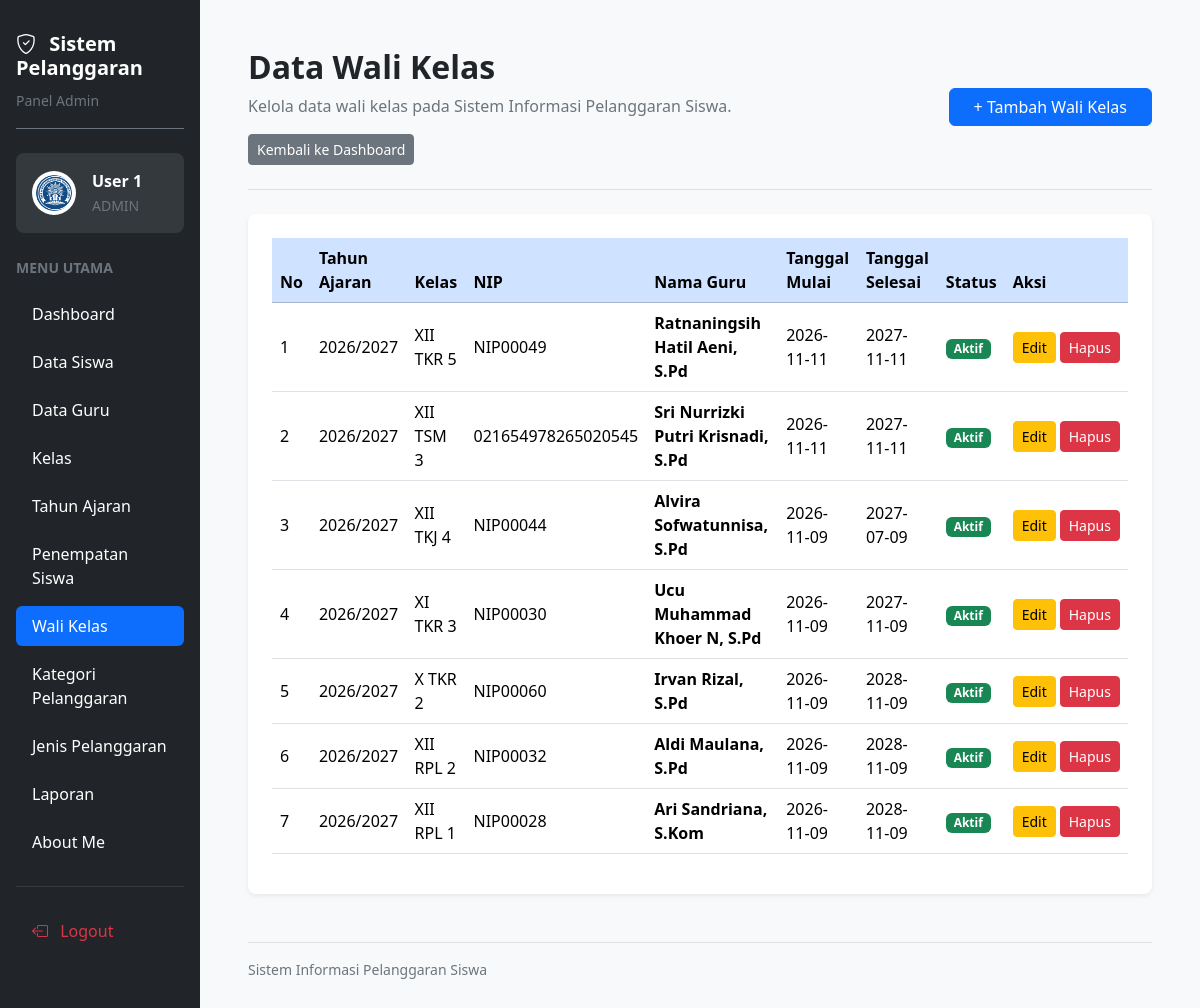
The page /wali_kelas.php (signed in) on the database its author committed.
### tables this page shows
CREATE TABLE `t_wali_kelas` (
  `id` int(11) NOT NULL,
  `tahun_ajaran_id` int(11) NOT NULL,
  `kelas_id` int(11) NOT NULL,
  `guru_id` int(11) NOT NULL,
  `tanggal_mulai` date NOT NULL,
  `tanggal_selesai` date NOT NULL,
  `status_aktif` tinyint(1) NOT NULL,
  `created_at` timestamp NULL DEFAULT current_timestamp(),
  `updated_at` timestamp NULL DEFAULT current_timestamp()
);

CREATE TABLE `t_tahun_ajaran` (
  `id` int(11) NOT NULL,
  `nama` varchar(20) NOT NULL,
  `tanggal_mulai` date NOT NULL,
  `tanggal_selesai` date NOT NULL,
  `status_aktif` tinyint(1) NOT NULL,
  `created_at` timestamp NOT NULL DEFAULT current_timestamp(),
  `updated_at` timestamp NOT NULL DEFAULT current_timestamp()
);

CREATE TABLE `t_kelas` (
  `id` int(11) NOT NULL,
  `nama` varchar(100) NOT NULL,
  `tingkat` varchar(20) NOT NULL,
  `jurusan` varchar(100) NOT NULL,
  `status_aktif` tinyint(1) NOT NULL,
  `created_at` timestamp NULL DEFAULT current_timestamp(),
  `updated_at` timestamp NULL DEFAULT current_timestamp()
);

CREATE TABLE `t_guru` (
  `id` int(11) NOT NULL,
  `nip` varchar(30) NOT NULL,
  `nama` varchar(150) NOT NULL,
  `email` varchar(150) NOT NULL,
  `status_aktif` tinyint(1) NOT NULL,
  `user_id` int(11) NOT NULL,
  `created_at` timestamp NULL DEFAULT current_timestamp(),
  `updated_at` timestamp NULL DEFAULT current_timestamp()
);

### wali_kelas.php (the view, shortened to what this page needs)
<?php
require_once __DIR__ . "/config/koneksi.php";
function aman($nilai) {
    return htmlspecialchars((string)($nilai ?? ''), ENT_QUOTES, 'UTF-8');
}
$data = mysqli_query($koneksi, "
    SELECT
        wk.id,
        ta.nama AS tahun_ajaran,
        k.nama AS nama_kelas,
        g.nip,
        g.nama AS nama_guru,
        wk.tanggal_mulai,
        wk.tanggal_selesai,
        wk.status_aktif
    FROM t_wali_kelas wk
    LEFT JOIN t_tahun_ajaran ta ON wk.tahun_ajaran_id = ta.id
    LEFT JOIN t_kelas k ON wk.kelas_id = k.id
    LEFT JOIN t_guru g ON wk.guru_id = g.id
    ORDER BY wk.id DESC
");
?>
<!DOCTYPE html>
<html lang="id">
<head>
    <link href="https://cdn.jsdelivr.net/npm/bootstrap@5.3.3/dist/css/bootstrap.min.css" rel="stylesheet">
    <link href="https://cdn.jsdelivr.net/npm/bootstrap-icons@1.11.3/font/bootstrap-icons.min.css" rel="stylesheet">
    <link href="https://cdn.datatables.net/2.3.4/css/dataTables.bootstrap5.min.css" rel="stylesheet">
</head>
<body class="bg-light overflow-hidden">
<div class="container-fluid vh-100 overflow-hidden">
    <div class="row h-100 flex-nowrap">
        <aside class="col-3 col-md-3 col-lg-2 bg-dark vh-100 overflow-auto p-3 flex-shrink-0">
            <div class="text-white mb-4 pt-3 pb-3 border-bottom border-secondary">
                <h5 class="fw-bold mb-2">
                    <i class="bi bi-shield-check me-2"></i>
                    Sistem Pelanggaran
                </h5>
                <small class="text-secondary">Panel Admin</small>
            </div>
            <div class="bg-secondary bg-opacity-25 rounded-3 p-3 mb-4">
                <div class="d-flex align-items-center gap-3">
                    <img
                        src="logo.png"
                        alt="Logo Aplikasi"
                        width="44"
                        height="44"
                        class="rounded-circle bg-white p-1"
                    >
                    <div class="text-white text-break">
                        <div class="fw-semibold">
                            <?= aman($_SESSION['name'] ?? 'Pengguna'); ?>
                        </div>
                        <small class="text-secondary">ADMIN</small>
                    </div>
                </div>
            </div>
            <div class="text-secondary small fw-semibold mb-3">
                MENU UTAMA
            </div>
            <ul class="nav nav-pills flex-column gap-2">
                <li class="nav-item">
                    <a href="dashboard.php" class="nav-link text-white rounded-2 py-2 px-3">
                        Dashboard
                    </a>
                </li>
                <li class="nav-item">
                    <a href="siswa.php" class="nav-link text-white rounded-2 py-2 px-3">
                        Data Siswa
                    </a>
                </li>
                <li class="nav-item">
                    <a href="guru.php" class="nav-link text-white rounded-2 py-2 px-3">
                        Data Guru
                    </a>
                </li>
                <li class="nav-item">
                    <a href="kelas.php" class="nav-link text-white rounded-2 py-2 px-3">
                        Kelas
                    </a>
                </li>
                <li class="nav-item">
                    <a href="tahun_ajaran.php" class="nav-link text-white rounded-2 py-2 px-3">
                        Tahun Ajaran
                    </a>
                </li>
                <li class="nav-item">
                    <a href="penempatan_siswa.php" class="nav-link text-white rounded-2 py-2 px-3">
                        Penempatan Siswa
                    </a>
                </li>
                <li class="nav-item">
                    <a href="wali_kelas.php" class="nav-link active rounded-2 py-2 px-3" aria-current="page">
                        Wali Kelas
                    </a>
                </li>
                <li class="nav-item">
                    <a href="kategori_pelanggaran.php" class="nav-link text-white rounded-2 py-2 px-3">
                        Kategori Pelanggaran
                    </a>
                </li>
                <li class="nav-item">
                    <a href="jenis_pelanggaran.php" class="nav-link text-white rounded-2 py-2 px-3">
                        Jenis Pelanggaran
                    </a>
                </li>
                <li class="nav-item">
                    <a href="laporan.php" class="nav-link text-white rounded-2 py-2 px-3">
                        Laporan
                    </a>
                </li>
                <li class="nav-item">
                    <a href="abautme.php" class="nav-link text-white rounded-2 py-2 px-3">
                        About Me
                    </a>
                </li>
            </ul>
            <hr class="border-secondary my-4">
            <a href="logout.php" class="nav-link text-danger rounded-2 py-2 px-3">
                <i class="bi bi-box-arrow-left me-2"></i>
                Logout
            </a>
        </aside>
        <main class="col-9 col-md-9 col-lg-10 vh-100 overflow-auto p-3 p-lg-5">
            <div class="d-flex flex-wrap justify-content-between align-items-center gap-3 mb-4 pb-4 border-bottom">
                <div>
                    <h2 class="fw-bold mb-2">
                        Data Wali Kelas
                    </h2>
                    <p class="text-secondary mb-3">
                        Kelola data wali kelas pada Sistem Informasi Pelanggaran Siswa.
                    </p>
                    <a href="dashboard.php" class="btn btn-secondary btn-sm">
                        Kembali ke Dashboard
                    </a>
                </div>
                <a href="tambah_wali_kelas.php" class="btn btn-primary rounded-2 px-4">
                    + Tambah Wali Kelas
                </a>
            </div>
            <div class="card border-0 shadow-sm rounded-3">
                <div class="card-body p-3 p-lg-4">
                    <div class="table-responsive">
                        <table id="tabelWaliKelas" class="table table-hover align-middle">
                            <thead>
                                <tr class="table-primary">
                                    <th>No</th>
                                    <th>Tahun Ajaran</th>
                                    <th>Kelas</th>
                                    <th>NIP</th>
                                    <th>Nama Guru</th>
                                    <th>Tanggal Mulai</th>
                                    <th>Tanggal Selesai</th>
                                    <th>Status</th>
                                    <th>Aksi</th>
                                </tr>
                            </thead>
                            <tbody>
                                <?php
                                $no = 1;
                                if (mysqli_num_rows($data) > 0):
                                    while ($row = mysqli_fetch_assoc($data)):
                                ?>
                                    <tr>
                                        <td><?= $no++; ?></td>
                                        <td>
                                            <?= aman($row['tahun_ajaran'] ?? '-'); ?>
                                        </td>
                                        <td>
                                            <?= aman($row['nama_kelas'] ?? '-'); ?>
                                        </td>
                                        <td>
                                            <?= aman($row['nip'] ?? '-'); ?>
                                        </td>
                                        <td>
                                            <strong>
                                                <?= aman($row['nama_guru'] ?? '-'); ?>
                                            </strong>
                                        </td>
                                        <td>
                                            <?= aman($row['tanggal_mulai'] ?? '-'); ?>
                                        </td>
                                        <td>
                                            <?= aman($row['tanggal_selesai'] ?? '-'); ?>
                                        </td>
                                        <td>
                                            <?php if ((int)$row['status_aktif'] === 1): ?>
                                                <span class="badge bg-success">
                                                    Aktif
                                                </span>
                                            <?php else: ?>
                                                <span class="badge bg-secondary">
                                                    Tidak Aktif
                                                </span>
                                            <?php endif; ?>
                                        </td>
                                        <td>
                                            <div class="d-flex gap-1">
                                                <a
                                                    href="tambah_wali_kelas.php?edit=<?= (int)$row['id']; ?>"
                                                    class="btn btn-warning btn-sm"
                                                >
                                                    Edit
                                                </a>
                                                <a
                                                    href="wali_kelas.php?hapus=<?= (int)$row['id']; ?>"
                                                    class="btn btn-danger btn-sm"
                                                    onclick="return confirm('Yakin ingin menghapus data wali kelas ini?')"
                                                >
                                                    Hapus
                                                </a>
                                            </div>
                                        </td>
                                    </tr>
                                <?php
                                    endwhile;
                                endif;
                                ?>
                            </tbody>
                        </table>
                    </div>
                </div>
            </div>
            <div class="text-secondary small mt-5 pt-3 border-top">
                Sistem Informasi Pelanggaran Siswa
            </div>
        </main>
    </div>
</div>
</body>
</html>

### rows shown on the page
t_wali_kelas: tahun_ajaran.nama "2026/2027", kelas.nama "XII TKR 5", guru.nip "NIP00049", guru.nama "Ratnaningsih Hatil Aeni, S.Pd", tanggal_mulai "2026-11-11", tanggal_selesai "2027-11-11", status_aktif "Aktif"
t_wali_kelas: tahun_ajaran.nama "2026/2027", kelas.nama "XII TSM 3", guru.nip "021654978265020545", guru.nama "Sri Nurrizki Putri Krisnadi, S.Pd", tanggal_mulai "2026-11-11", tanggal_selesai "2027-11-11", status_aktif "Aktif"
t_wali_kelas: tahun_ajaran.nama "2026/2027", kelas.nama "XII TKJ 4", guru.nip "NIP00044", guru.nama "Alvira Sofwatunnisa, S.Pd", tanggal_mulai "2026-11-09", tanggal_selesai "2027-07-09", status_aktif "Aktif"
t_wali_kelas: tahun_ajaran.nama "2026/2027", kelas.nama "XI TKR 3", guru.nip "NIP00030", guru.nama "Ucu Muhammad Khoer N, S.Pd", tanggal_mulai "2026-11-09", tanggal_selesai "2027-11-09", status_aktif "Aktif"
t_wali_kelas: tahun_ajaran.nama "2026/2027", kelas.nama "X TKR 2", guru.nip "NIP00060", guru.nama "Irvan Rizal, S.Pd", tanggal_mulai "2026-11-09", tanggal_selesai "2028-11-09", status_aktif "Aktif"
t_wali_kelas: tahun_ajaran.nama "2026/2027", kelas.nama "XII RPL 2", guru.nip "NIP00032", guru.nama "Aldi Maulana, S.Pd", tanggal_mulai "2026-11-09", tanggal_selesai "2028-11-09", status_aktif "Aktif"
t_wali_kelas: tahun_ajaran.nama "2026/2027", kelas.nama "XII RPL 1", guru.nip "NIP00028", guru.nama "Ari Sandriana, S.Kom", tanggal_mulai "2026-11-09", tanggal_selesai "2028-11-09", status_aktif "Aktif"

### other values the page prints
aman($_SESSION['name'] ?? 'Pengguna') "User 1"
